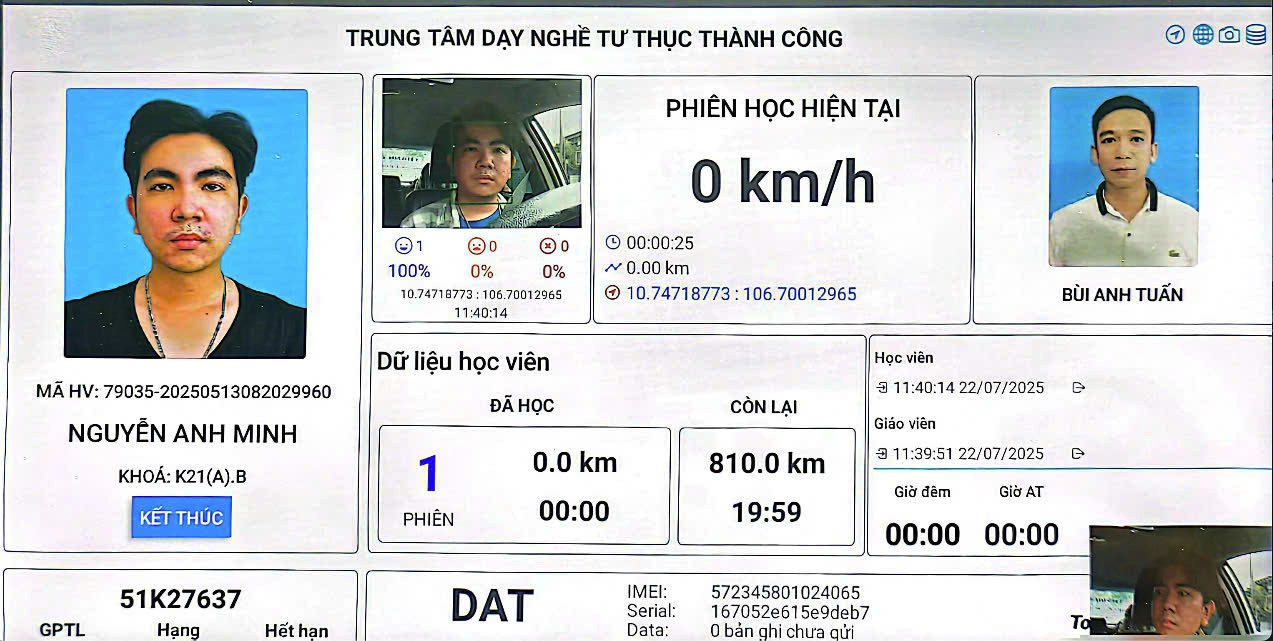
#> input picture dat_template.png, 2546 x 1282 px (shown at 1/2 size)
$ python -i run_easyocr.py   (imports and definitions only)
#> lines starting #> are read from the running program, lines starting #| are printed output that depends on the picture
import os
import sys
import time
import pandas as pd
import numpy as np
import re
import cv2
from PIL import Image, ImageEnhance, ImageFilter

# [10 lines left out: function is_numeric_equal, not called in this run]

from datetime import datetime

# Import our modules
try:
    sys.path.append('..')
    from main_easy_ocr import EasyOCRProcessor
    from text_normalizer import TextNormalizer
except ImportError as e:
    print(f"Import error: {e}")
    print("Please make sure text_normalizer.py is in the parent directory")
    sys.exit(1)

class VietnameseDiacriticsEnhancer:
    """Enhanced Vietnamese diacritics processing for better OCR accuracy"""

    def __init__(self):
        # Common Vietnamese names and words for context-based correction
        self.vietnamese_names = {
            'nguyen': 'Nguyễn', 'tran': 'Trần', 'le': 'Lê', 'pham': 'Phạm',
            'hoang': 'Hoàng', 'huynh': 'Huỳnh', 'vo': 'Võ', 'vu': 'Vũ',
            'dang': 'Đặng', 'bui': 'Bùi', 'do': 'Đỗ', 'ho': 'Hồ',
            'ngo': 'Ngô', 'duong': 'Dương', 'ly': 'Lý', 'mai': 'Mai',
            'anh': 'Anh', 'minh': 'Minh', 'duc': 'Đức', 'huy': 'Huy',
            'nam': 'Nam', 'hung': 'Hùng', 'dung': 'Dũng', 'son': 'Sơn',
            'tuan': 'Tuấn', 'hai': 'Hải', 'long': 'Long', 'quan': 'Quân',
            'thang': 'Thắng', 'cuong': 'Cường', 'khang': 'Khang',
            'linh': 'Linh', 'huong': 'Hương', 'lan': 'Lan', 'nga': 'Nga',
            'yen': 'Yến', 'thu': 'Thu', 'ha': 'Hà', 'hong': 'Hồng',
            'thuy': 'Thúy', 'loan': 'Loan', 'lien': 'Liên', 'my': 'Mỹ',
            'thanh': 'Thành', 'van': 'Văn', 'thi': 'Thị', 'xuan': 'Xuân'
        }

        # OCR common misreads for Vietnamese characters
        self.diacritic_corrections = {
            # Common OCR errors for Vietnamese diacritics
            'a': ['à', 'á', 'ả', 'ã', 'ạ', 'ă', 'ằ', 'ắ', 'ẳ', 'ẵ', 'ặ', 'â', 'ầ', 'ấ', 'ẩ', 'ẫ', 'ậ'],
            'e': ['è', 'é', 'ẻ', 'ẽ', 'ẹ', 'ê', 'ề', 'ế', 'ể', 'ễ', 'ệ'],
            'i': ['ì', 'í', 'ỉ', 'ĩ', 'ị'],
            'o': ['ò', 'ó', 'ỏ', 'õ', 'ọ', 'ô', 'ồ', 'ố', 'ổ', 'ỗ', 'ộ', 'ơ', 'ờ', 'ớ', 'ở', 'ỡ', 'ợ'],
            'u': ['ù', 'ú', 'ủ', 'ũ', 'ụ', 'ư', 'ừ', 'ứ', 'ử', 'ữ', 'ự'],
            'y': ['ỳ', 'ý', 'ỷ', 'ỹ', 'ỵ'],
            'd': ['đ']
        }

        # Pattern-based diacritic restoration
        self.name_patterns = {
            r'\bnguy[e]?n\b': 'Nguyễn',
            r'\btran\b': 'Trần',
            r'\ble\b': 'Lê',
            r'\bpham\b': 'Phạm',
            r'\bhoang\b': 'Hoàng',
            r'\bdo\b': 'Đỗ',
            r'\bvu\b': 'Vũ',
            r'\bvo\b': 'Võ',
            r'\bdang\b': 'Đặng',
            r'\bminh\b': 'Minh',
            r'\bduc\b': 'Đức',
            r'\btuan\b': 'Tuấn',
            r'\bthang\b': 'Thắng',
            r'\bcuong\b': 'Cường',
            r'\bhuong\b': 'Hương',
            r'\bthanh\b': 'Thành',
            r'\bxuan\b': 'Xuân'
        }

    def enhance_image_for_ocr(self, image_path):
        """Enhance image quality for better Vietnamese OCR"""
#> called with image_path = '../dat_template.png'
        try:
            # Read image
            img = cv2.imread(image_path)
#> img is the input picture: shape (1282, 2546, 3); mean B, G, R 213.1, 210.7, 206.3
            if img is None:
                return image_path

            # Convert to PIL for enhancement
            pil_img = Image.fromarray(cv2.cvtColor(img, cv2.COLOR_BGR2RGB))

            # Enhance contrast
            enhancer = ImageEnhance.Contrast(pil_img)
            pil_img = enhancer.enhance(1.2)
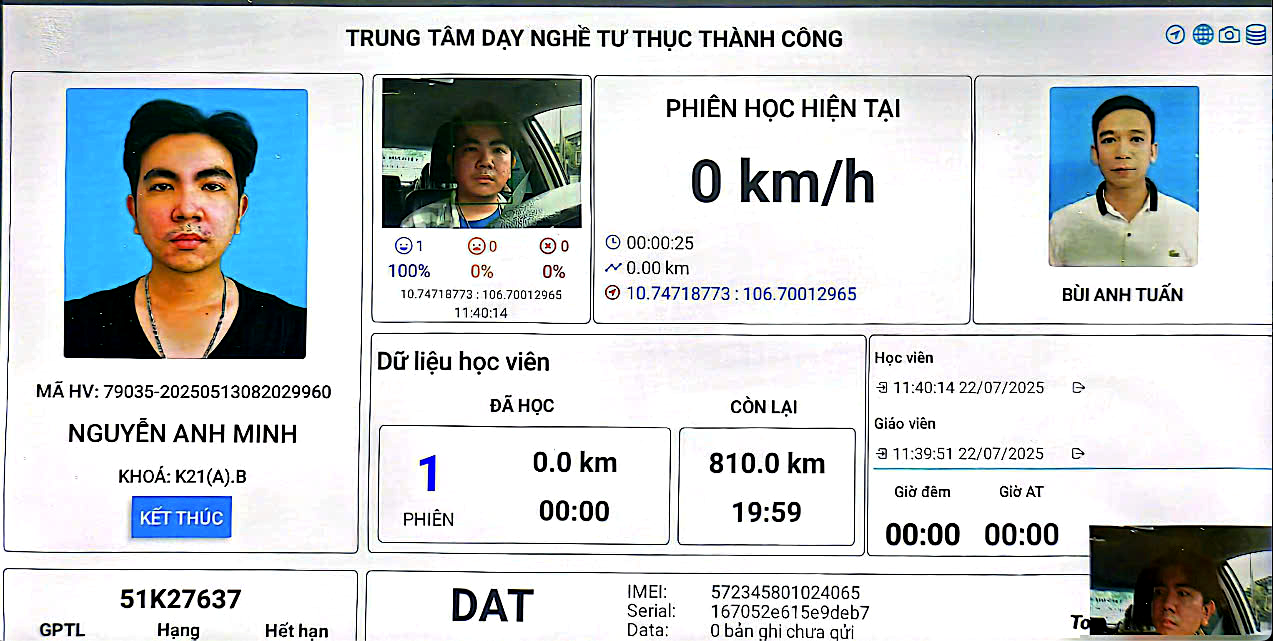
#> pil_img: PIL image 2546x1282 RGB (shown at 1/2 size); mean R, G, B 204.1, 209.3, 211.5

            # Enhance sharpness
            enhancer = ImageEnhance.Sharpness(pil_img)
            pil_img = enhancer.enhance(1.1)

            # Apply slight blur to reduce noise
            pil_img = pil_img.filter(ImageFilter.GaussianBlur(radius=0.5))

            # Convert back to OpenCV format
            enhanced_img = cv2.cvtColor(np.array(pil_img), cv2.COLOR_RGB2BGR)
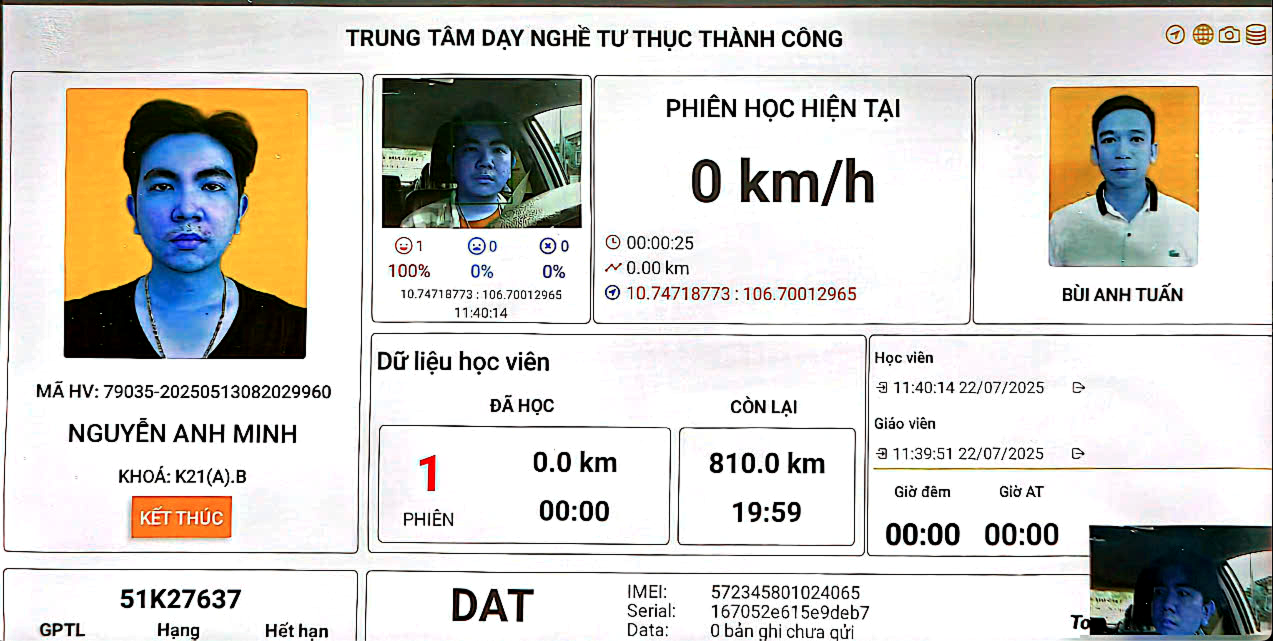
#> enhanced_img: shape (1282, 2546, 3) (shown at 1/2 size); mean R, G, B 211.4, 209.2, 204

            # Save enhanced image temporarily
            enhanced_path = image_path.replace('.jpg', '_enhanced.jpg')
            cv2.imwrite(enhanced_path, enhanced_img)

            return enhanced_path

        except Exception as e:
            print(f"[DEBUG] Image enhancement failed: {e}")
            return image_path

    # [57 lines left out: functions restore_vietnamese_diacritics, post_process_vietnamese_text, not called in this run]

# Define SimpleEasyOCRProcessor using EasyOCR
class SimpleEasyOCRProcessor:
    # [4 lines left out: function __init__, not called in this run]

    def set_template(self, template_path):
        # For compatibility, but not used in this implementation
        print(f"Setting template (not used in EasyOCR impl): {template_path}")

    # [157 lines left out: function process_single_image, not called in this run]

class BaselineEasyOCRRunner:
    # [295 lines left out: functions __init__, run_baseline_easy_ocr, calculate_accuracy, save_results, save_detailed_results, save_summary and 2 more, not called in this run]

# [2 lines not run here, left out]

>>> result = VietnameseDiacriticsEnhancer().enhance_image_for_ocr('../dat_template.png')

$ run again, on ml_comparison/debug_images/dat_000_01_original.jpg
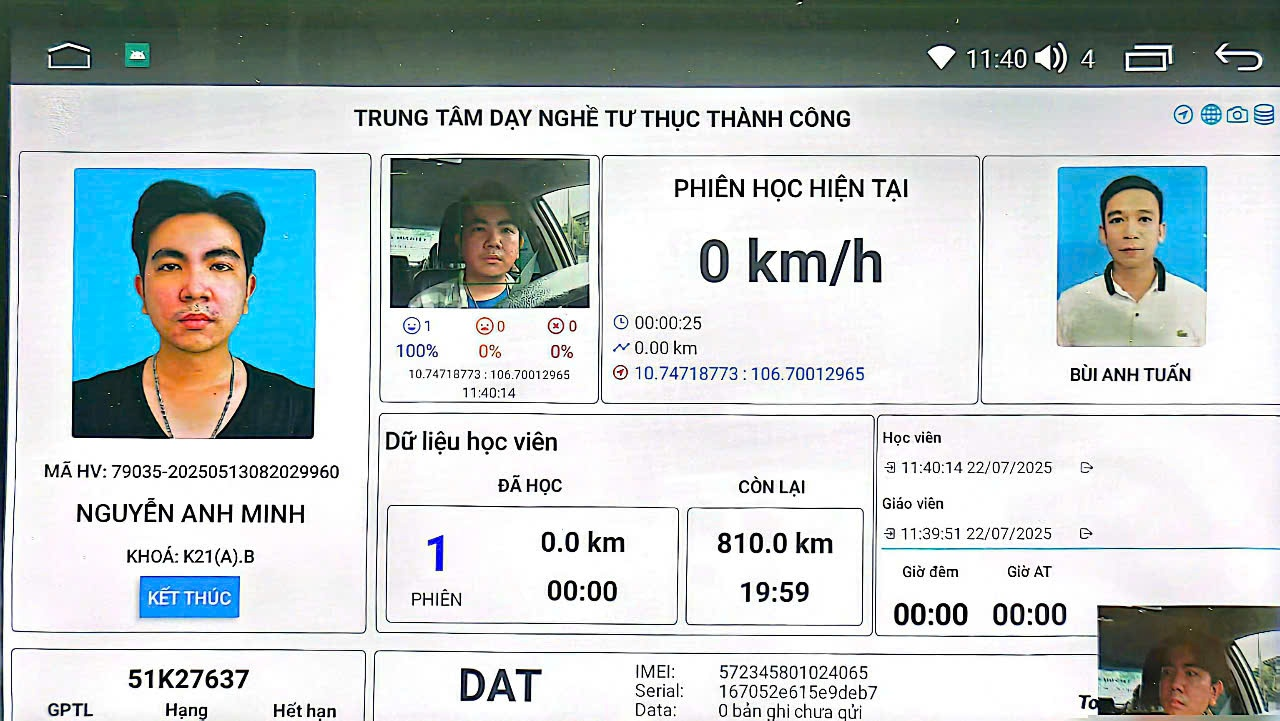
#> input picture ml_comparison/debug_images/dat_000_01_original.jpg, 1280 x 721 px
#> in enhance_image_for_ocr, img is the input picture: shape (721, 1280, 3); mean B, G, R 198.8, 198.7, 188.9
#> in enhance_image_for_ocr, `pil_img = enhancer.enhance(1.2)`:
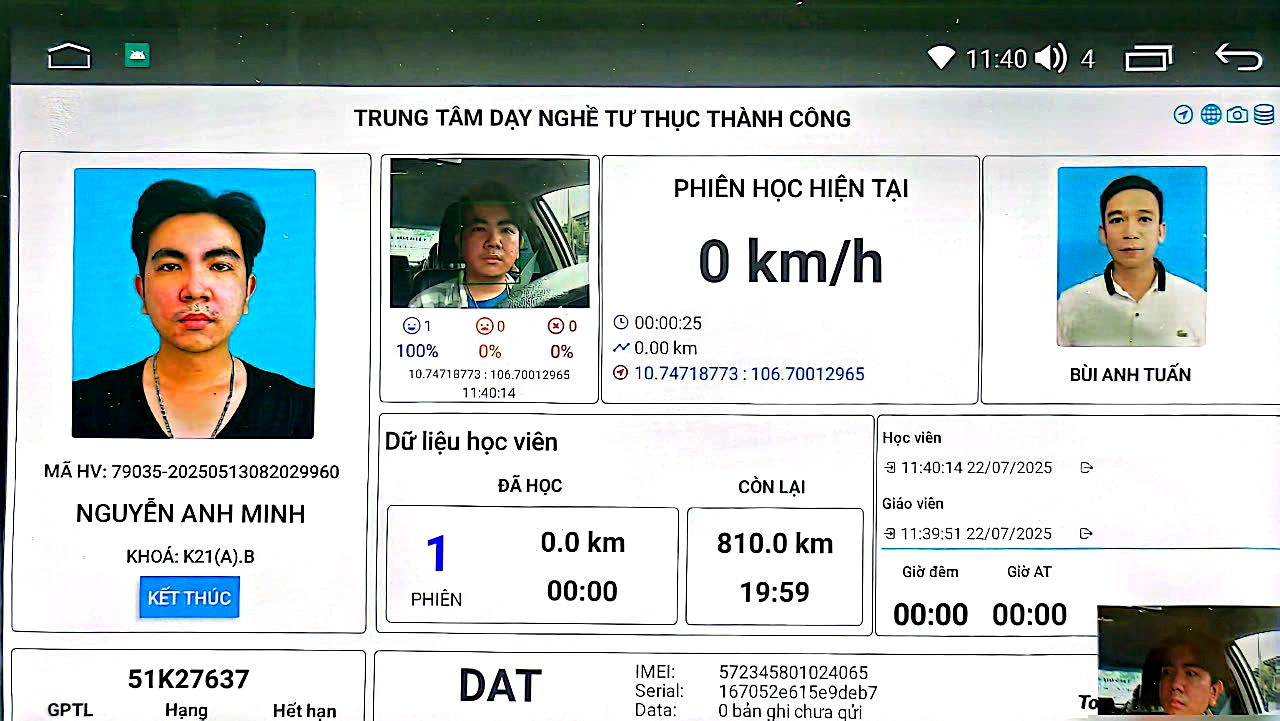
#> pil_img: PIL image 1280x721 RGB; mean R, G, B 185.9, 196.3, 195.6
#> in enhance_image_for_ocr, `enhanced_img = cv2.cvtColor(np.array(pil_img), cv2.COLOR_RGB2BGR)`:
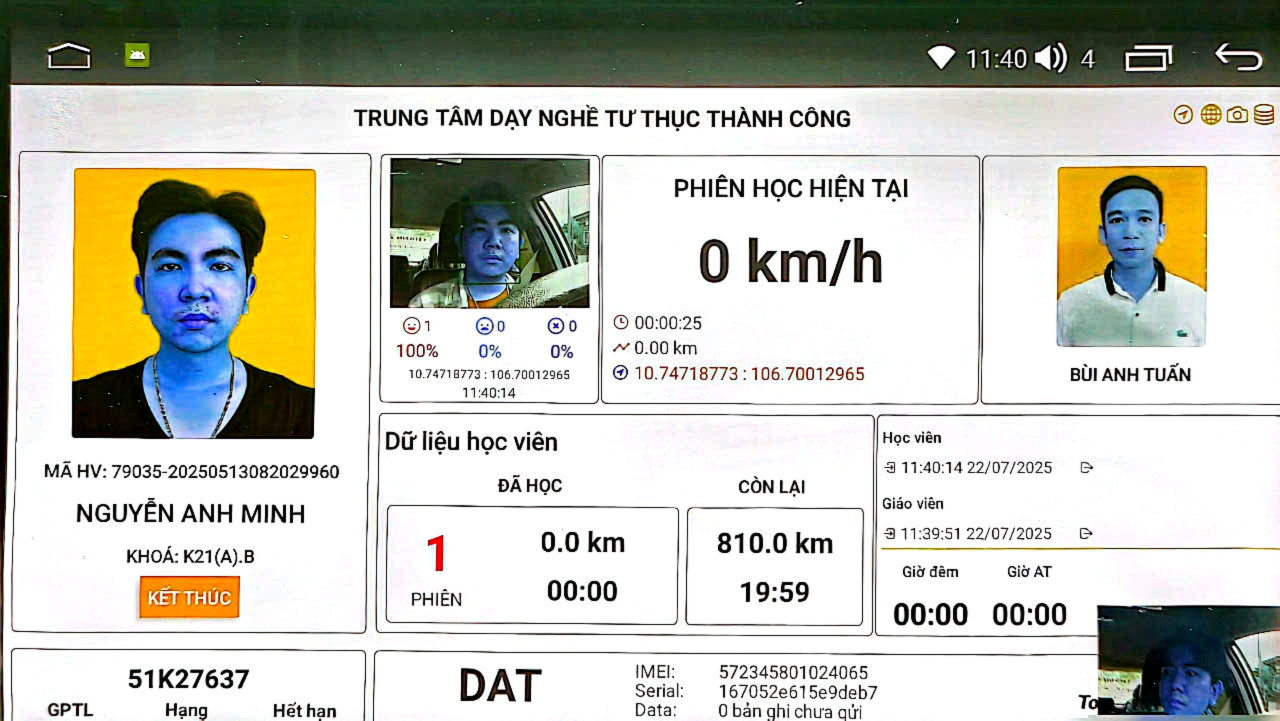
#> enhanced_img: shape (721, 1280, 3); mean R, G, B 195.4, 196.2, 185.8

$ run again, on ml_comparison/debug_images/dat_000_03_normalized.jpg
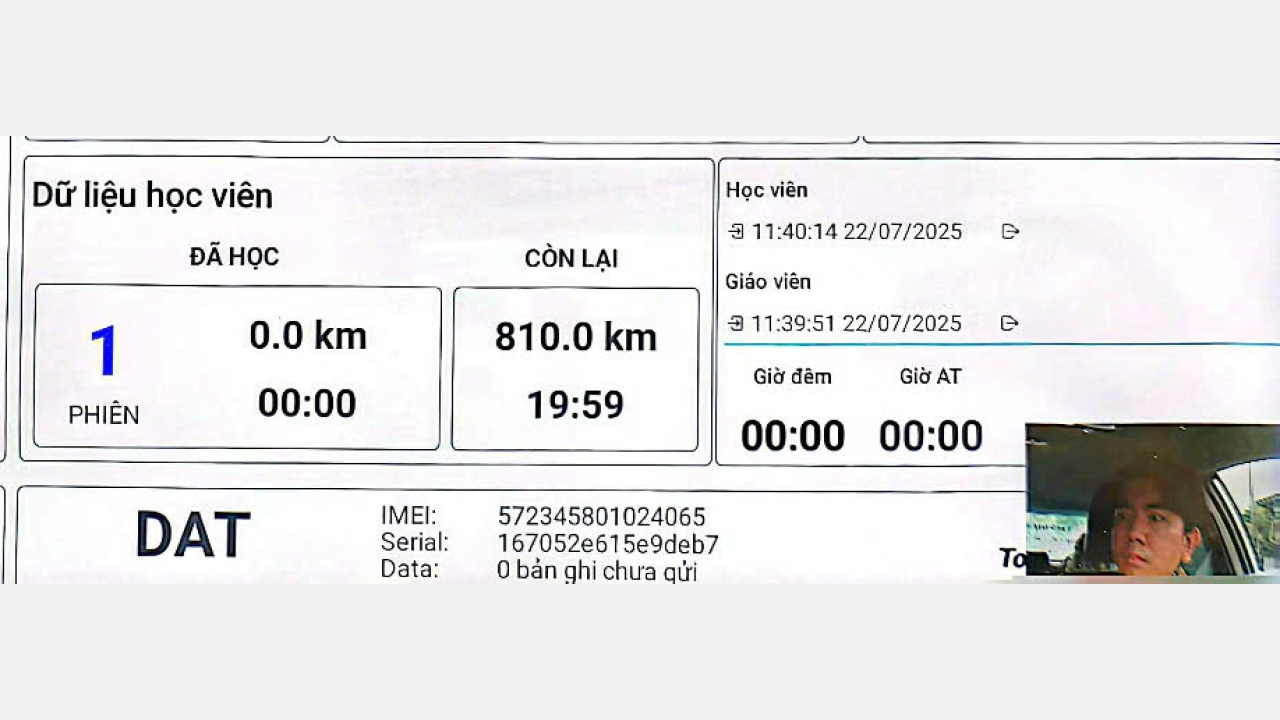
#> input picture ml_comparison/debug_images/dat_000_03_normalized.jpg, 1280 x 720 px
#> in enhance_image_for_ocr, img is the input picture: shape (720, 1280, 3); mean B, G, R 230.1, 229.9, 230.4
#> in enhance_image_for_ocr, `pil_img = enhancer.enhance(1.2)`:
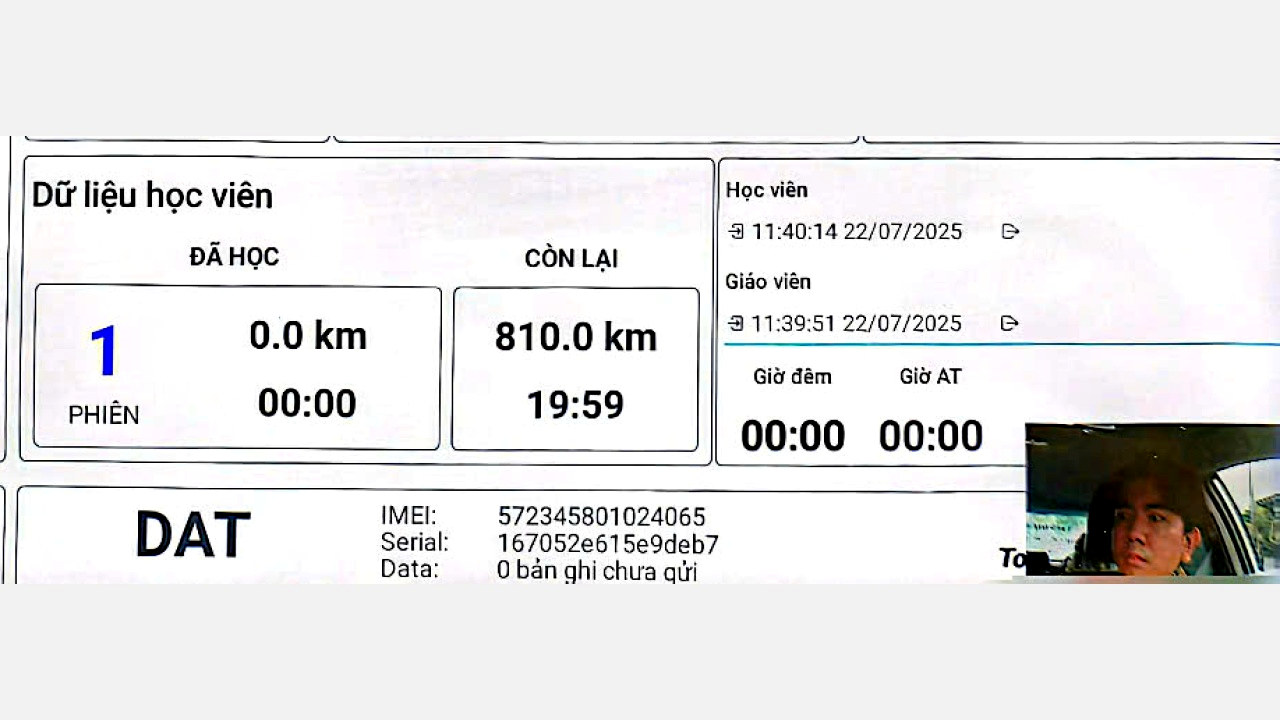
#> pil_img: PIL image 1280x720 RGB; mean R, G, B 230, 229.4, 229.6
#> in enhance_image_for_ocr, `enhanced_img = cv2.cvtColor(np.array(pil_img), cv2.COLOR_RGB2BGR)`:
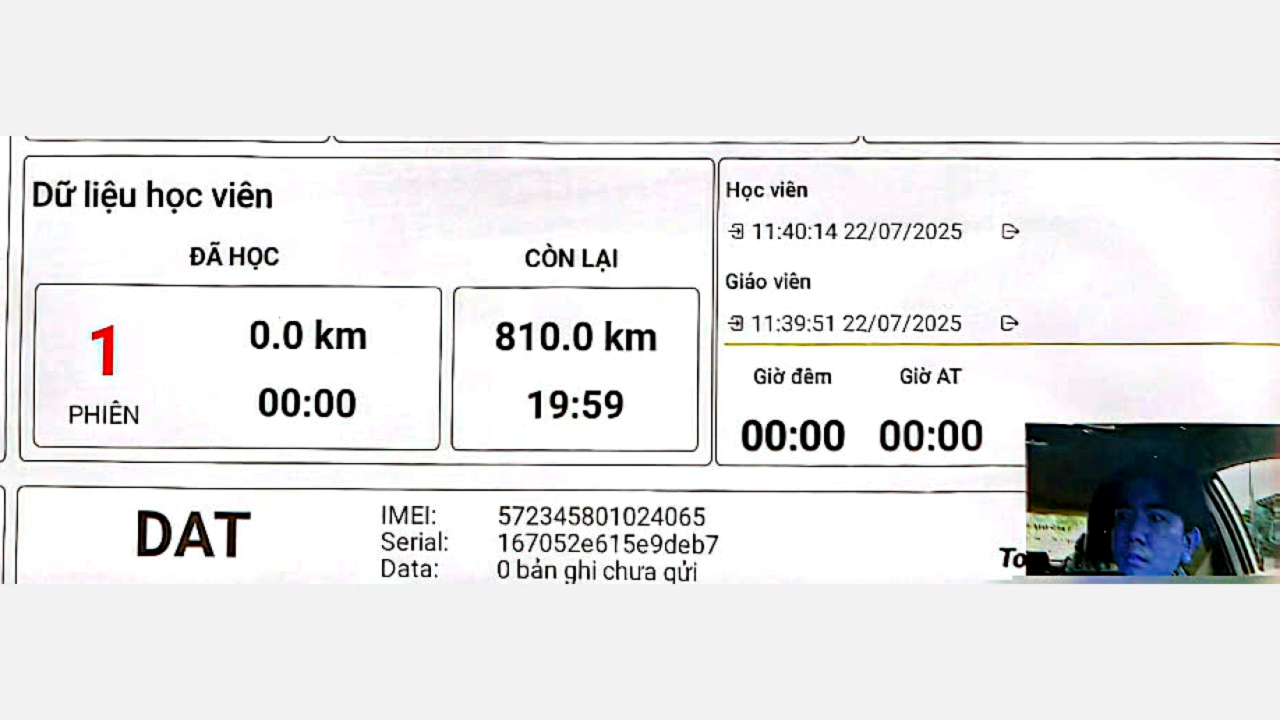
#> enhanced_img: shape (720, 1280, 3); mean R, G, B 229.5, 229.4, 230
